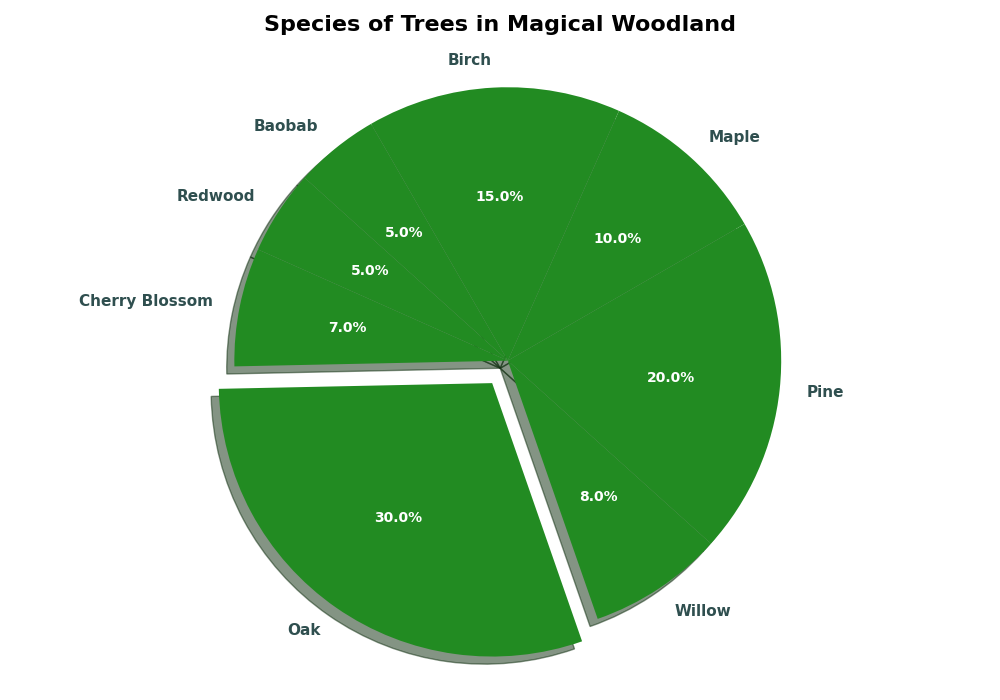

Generate this figure with Python:
import matplotlib.pyplot as plt

# Shuffled tree species and population percentages while keeping their structure
tree_species = ['Baobab', 'Redwood', 'Cherry Blossom', 'Oak', 'Willow', 'Pine', 'Maple', 'Birch']
population_percentages = [5, 5, 7, 30, 8, 20, 10, 15]  # Aligned accordingly to the shuffled species
single_color = '#228B22'
explode = (0, 0, 0, 0.1, 0, 0, 0, 0)  # Keeping the explode now at 'Oak'

fig, ax = plt.subplots(figsize=(10, 7))
wedges, texts, autotexts = ax.pie(population_percentages, labels=tree_species,
                                  autopct='%1.1f%%', startangle=120,
                                  explode=explode, colors=[single_color] * len(tree_species), shadow=True)

for autotext in autotexts:
    autotext.set_color('white')
    autotext.set_fontsize(10)
    autotext.set_fontweight('bold')

for text in texts:
    text.set_fontsize(11)
    text.set_color('darkslategray')
    text.set_fontweight('semibold')

plt.title('Species of Trees in Magical Woodland', fontsize=16, fontweight='bold', pad=20)
ax.axis('equal')

plt.tight_layout()
plt.show()
